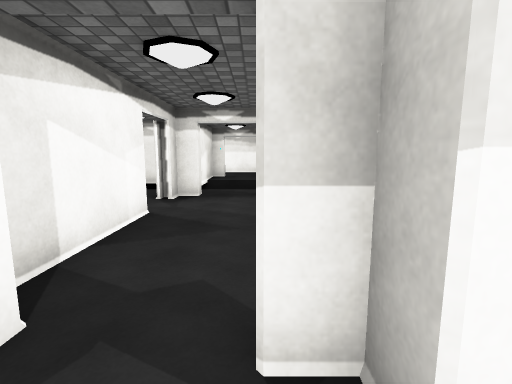
View 1 (above)

17 first-person views from a walk through a 3-D level made in the Unity game engine. The camera is 1.5 m above the floor, tilts 8° down and sees 85° across. Doors are open. The floor is counted in squares, 1 m on a side. Each view is taken from the middle of a square. On the plan, view 1 faces up. The plan holds only what a view shows up to about 14 squares ahead; the rest is blank. The place goes on beyond the plan. The player character is not drawn. Some animated figures are left out. Surface patterns are stand-ins for the level's own textures.

View 2
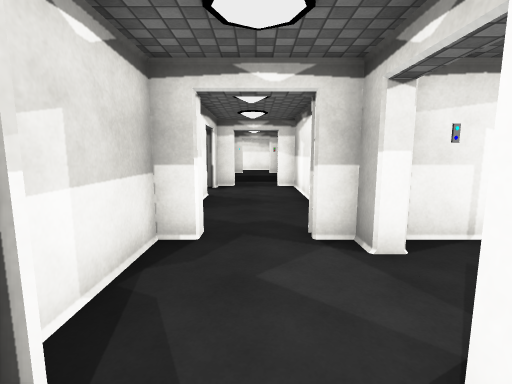

View 3
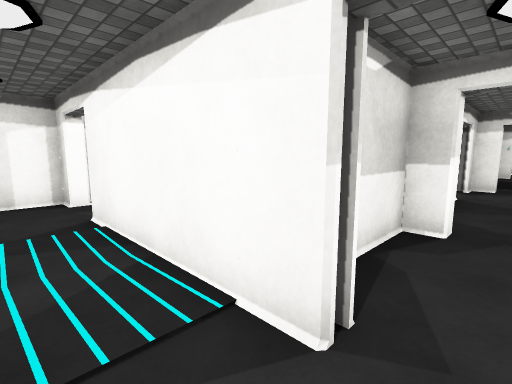

View 4
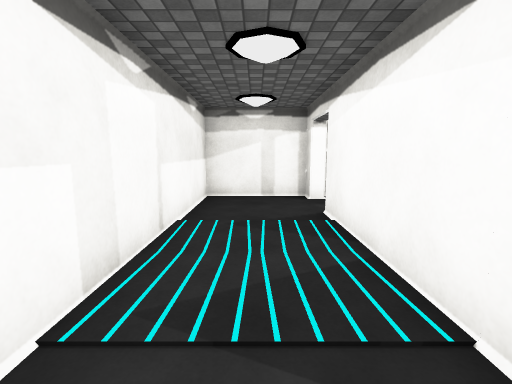

View 5
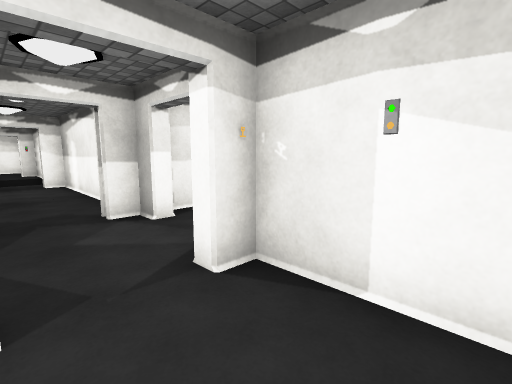

View 6
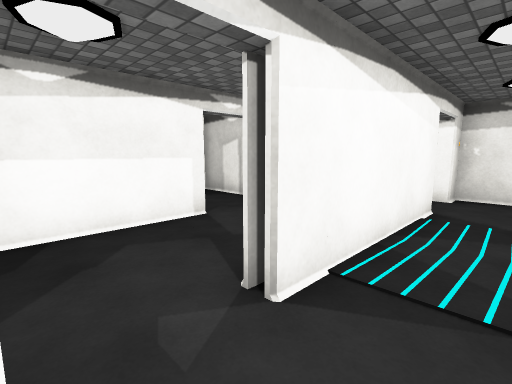

View 7
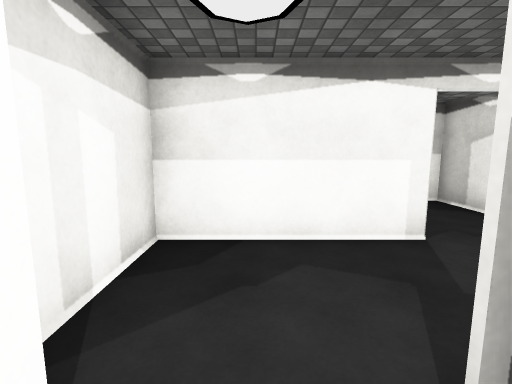

View 8
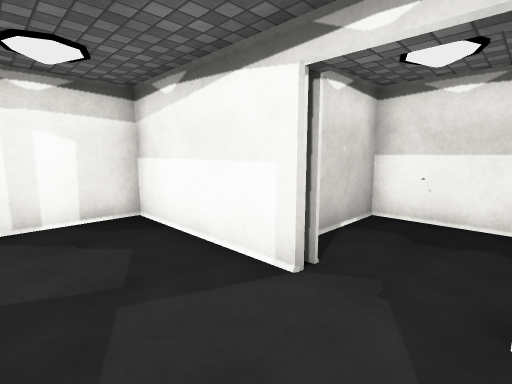

View 9
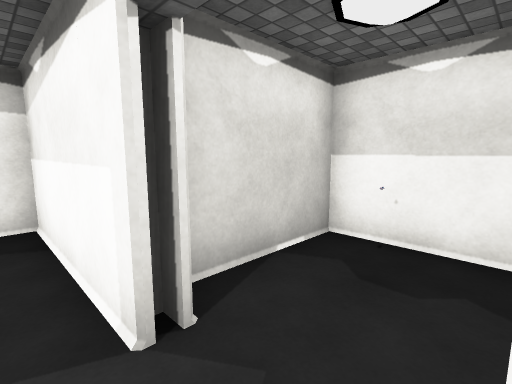

View 10
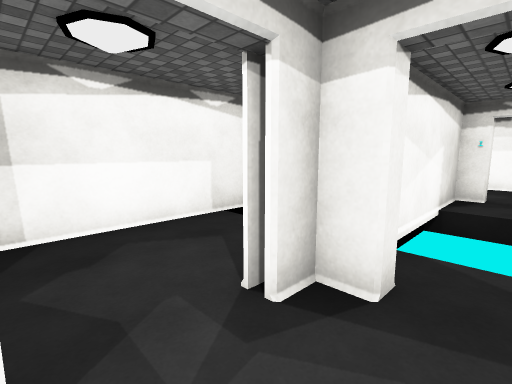

View 11
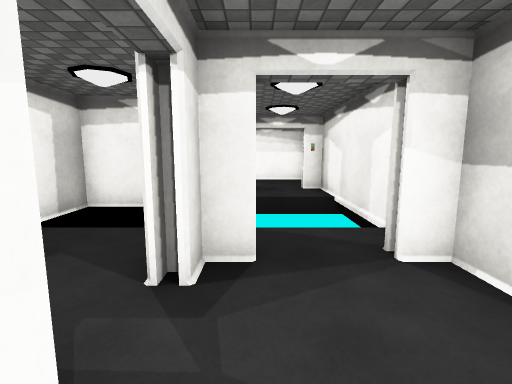

View 12
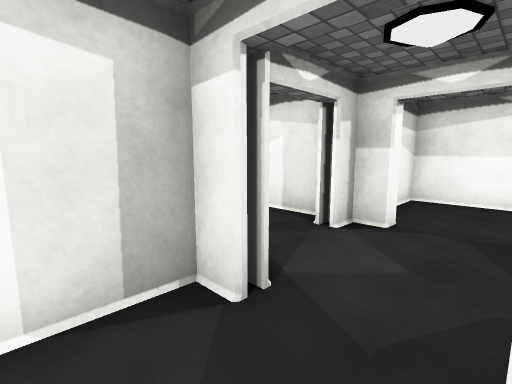

View 13
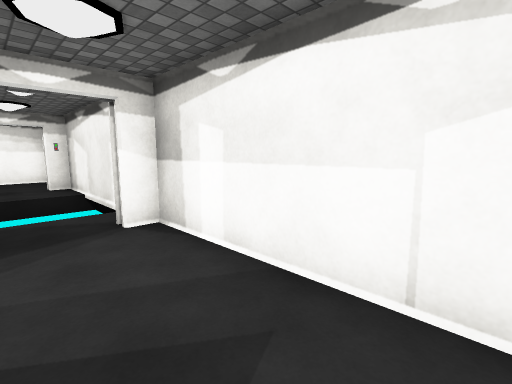

View 14
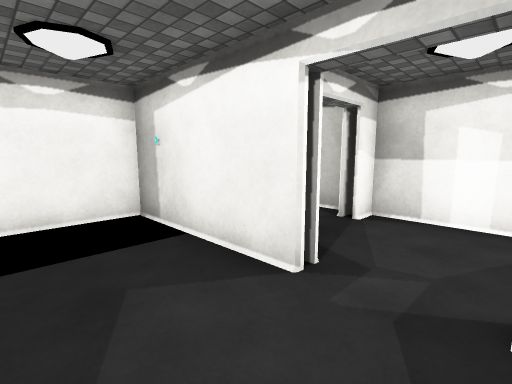

View 15
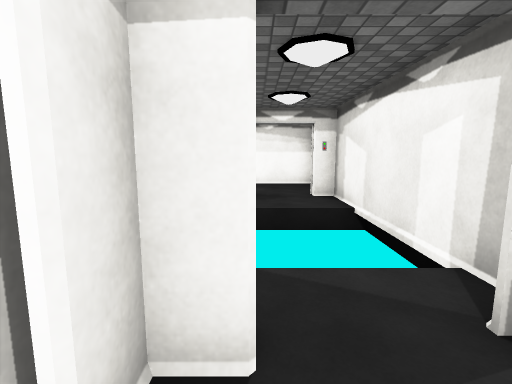

View 16
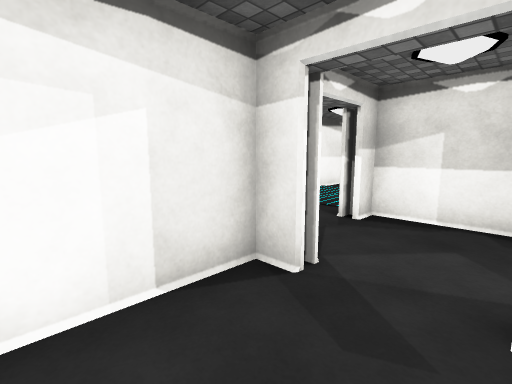

View 17
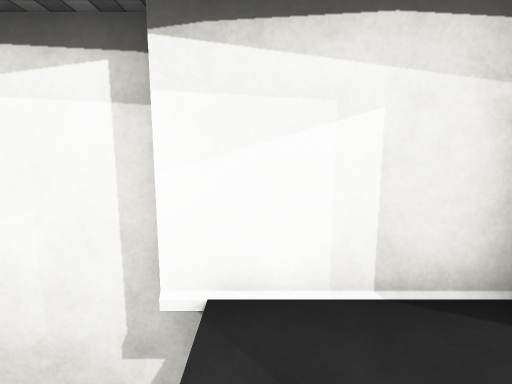

### Floor plan
Ten units are one square. View 1 is at (0, 0); x grows to the right and y downward. Boxes are objects, and circles mark ways between rooms. Rooms are numbered by the first view taken in them; rooms with no view inside come last. Other rooms are left out.
<svg viewBox="-112 -142 188 204">
<path fill="none" stroke="#000" d="M-20 -17 -27 -17 -27 17 -20 17M0 17 8 17 8 10M8 -10 8 -17 0 -17M11 15 11 10M-25 22 -20 22M-20 22 -80 22M-100 22 -107 22 -107 57 8 57 8 22 0 22M-60 -17 -107 -17 -107 16M-59 -21 -64 -21M-27 -70 -27 -30M-20 -98 -27 -98 -27 -90M0 -22 8 -22 8 -98 0 -98M-31 -95 -31 -89M-1 -19 4 -19M5 -101 0 -101M-32 -90 -32 -137 -67 -137 -67 -71M30 -17 24 -17M51 22 71 22M12 10 12 17 50 17M-32 -34 -32 -58 -67 -58 -67 -26"/>
<circle cx="-10" cy="20" r="3" fill="#2a7"/>
<circle cx="-10" cy="-20" r="3" fill="#2a7"/>
<circle cx="10" cy="0" r="3" fill="#2a7"/>
<circle cx="-90" cy="20" r="3" fill="#2a7"/>
<circle cx="-55" cy="-20" r="3" fill="#2a7"/>
<circle cx="-30" cy="-80" r="3" fill="#2a7"/>
<text x="-10" y="0">1</text>
<text x="-50" y="40">2</text>
<text x="-70" y="0">3</text>
<text x="-10" y="-60">4</text>
<text x="-50" y="-100">5</text>
<text x="50" y="-20">6</text>
<text x="-50" y="-40">7</text>
</svg>
Room 1 opens to room 2. Room 1 opens to room 4. Room 1 opens to room 6. Room 2 opens to room 3. Room 3 opens to room 7. Room 4 opens to room 5.

Where each view was taken, in squares from view 1:
view 1: 0 up, 0 right, facing up
view 2: 3 down, 1 left, facing up
view 3: 4 down, 1 left, facing up-left
view 4: 4 down, 1 left, facing left
view 5: 5 down, 2 left, facing up-right
view 6: 4 down, 10 left, facing up-right
view 7: 3 down, 9 left, facing up
view 8: 1 down, 4 left, facing up-left
view 9: 1 up, 4 left, facing up-left
view 10: 7 up, 1 left, facing up-left
view 11: 6 up, 2 left, facing up
view 12: 4 up, 2 left, facing down-right
view 13: 4 up, 2 left, facing up-right
view 14: 7 up, 6 left, facing up-right
view 15: 8 up, 2 left, facing up
view 16: 1 up, 4 right, facing down-left
view 17: 1 up, 4 right, facing down
